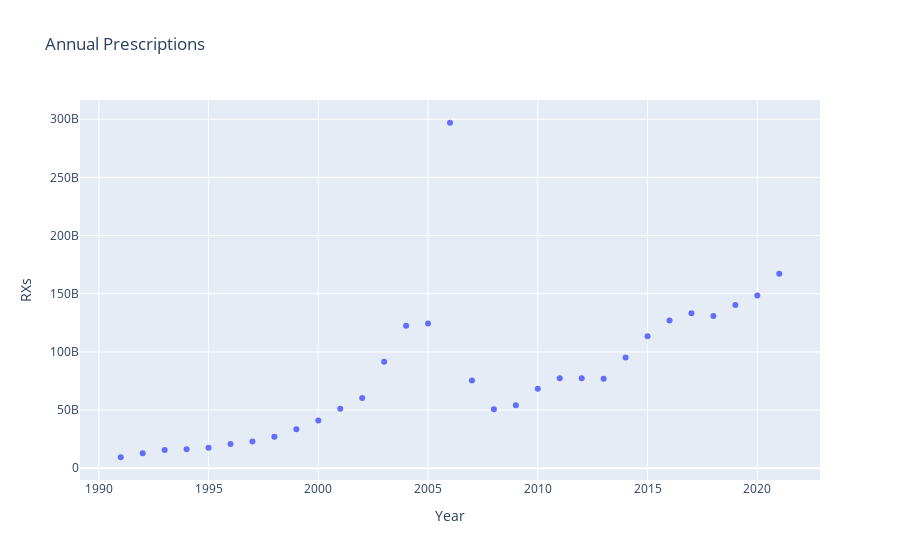

Source (notebook cell):
### Code cell
### NOTE MODIFIED SETS IN THIS CELL
# total RXs


sets = ['d91','d92','d93','d94','d95','d96','d97','d98','d99','d00','d01','d02','d03','d04','d05','d06','d07','d08','d09','d10','d11','d12','d13','d14','d15','d16','d17','d18','d19','d20','d21']
# sets = ['d91','d92','d93','d94','d95','d96','d97','d98','d99','d00','d01','d02','d03','d04','d05','d08','d09','d10','d11','d12','d13','d14','d15','d16','d17','d18','d19','d20','d21','d22',]
# sets = ['d08','d09','d10','d11','d12','d13','d14','d15','d16','d17','d18','d19','d20','d21','d22',]

result = {}
result_index = 0
for set in sets:
    loc_dict = {}
    query = f"SELECT sum(total_amount_reimbursed) FROM {set}"
    df = pd.read_sql(query, conn)
    yr = int(set[1:])
    if yr >= 90:
        year = yr+1900
        result[year] = df.iloc[0][0]
        result_index+=1
    if yr < 90:
        year = yr+2000
        result[year] = df.iloc[0][0]
        result_index+=1

loc = pd.DataFrame.from_dict(result, orient='index',
                       columns=[f'RXs'])

loc.reset_index(drop=False,names='Year',inplace=True)

px.scatter(loc, x='Year', y=f'RXs', title = 'Annual Prescriptions').show()

### Figure 1 — Plotly figure (JSON) as saved in the notebook; plotly's stock layout.template omitted (floating-point values rounded to 4 significant figures)
{"data": [{"hovertemplate": "Year=%{x}<br>RXs=%{y}<extra></extra>", "legendgroup": "", "marker": {"color": "#636efa", "symbol": "circle"}, "mode": "markers", "name": "", "orientation": "v", "showlegend": false, "type": "scatter", "x": [1991, 1992, 1993, 1994, 1995, 1996, 1997, 1998, 1999, 2000, 2001, 2002, 2003, 2004, 2005, 2006, 2007, 2008, 2009, 2010, 2011, 2012, 2013, 2014, 2015, 2016, 2017, 2018, 2019, 2020, 2021], "xaxis": "x", "y": [9459022504, 12992268642, 15660344171, 16373514327, 17643574156, 20946705874, 23014797517, 27161867867, 33511681801, 40971477982, 51172385944, 60280370998, 91484257134, 122394198987, 124409560615, 296979237588, 75505748847, 50638866288, 54119161986, 68231829198, 77321493535, 77437812397, 76972554641, 95280235740, 113430175709, 126957517054, 133283922470, 130900662187, 140430457732, 148563525662, 167124469620], "yaxis": "y"}], "layout": {"legend": {"tracegroupgap": 0}, "title": {"text": "Annual Prescriptions"}, "xaxis": {"anchor": "y", "domain": [0, 1], "title": {"text": "Year"}}, "yaxis": {"anchor": "x", "domain": [0, 1], "title": {"text": "RXs"}}}}
